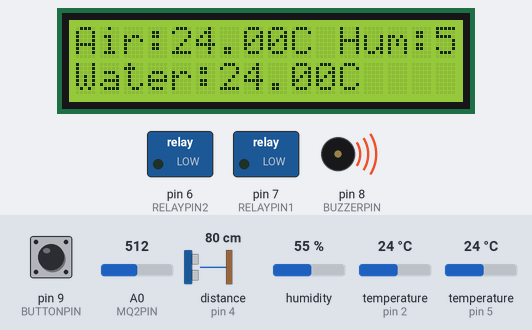
The sketch below on a simulated Arduino Uno, built with avr-gcc and run on an emulated ATmega328P. On the bench: 16×2 character LCD, switched loads named in the sketch (green lamp = pin HIGH), buzzer (waves = sounding, pin HIGH). Wiring (inferred from the names in the program): ultrasonic range finder: trigger pin 3; echo pin 4. Inputs (shaded band) come from the test bench; at power-on: pin 9 (BUTTONPIN) HIGH, temperature (sensors on pin 2, pin 5) 24 °C, distance to the obstacle (sensor on pin 4) 80 cm, A0 (MQ2PIN) = 512, humidity 55 %. The echo pulse lasts 58.3 µs per cm; the local clock reads 2024-03-15 10:24:30 at power-on unless the sketch sets it; storage starts empty; pins used as bus, display or sensor lines are not drawn; what the sketch prints to the serial monitor is not drawn.

Above: at 1.3 s.
1.4 s: pin 9 (BUTTONPIN) pulled LOW for 2.3 s
At 3.0 s:
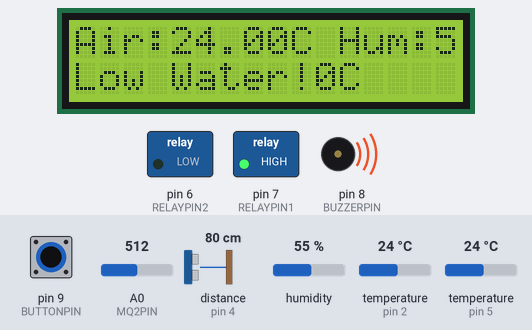
5.2 s: temperature (sensor on pin 2) set to 9 °C
14.0 s: distance to the obstacle (sensor on pin 4) set to 12 cm
16.6 s: distance to the obstacle (sensor on pin 4) set to 9 cm
At 19.0 s:
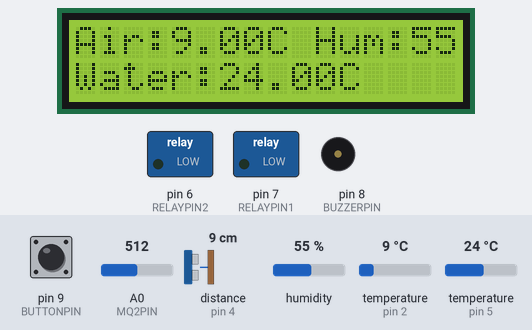
19.8 s: temperature (sensor on pin 2) set to 11 °C
At 23.1 s:
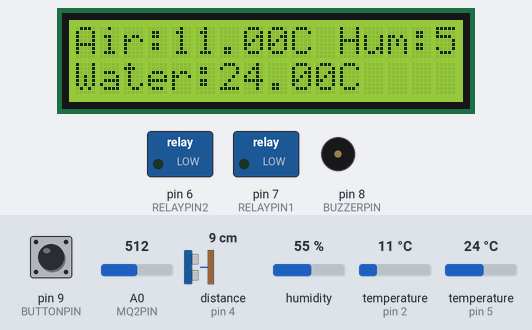
23.6 s: pin 9 (BUTTONPIN) pulled LOW for 2.3 s
At 24.4 s:
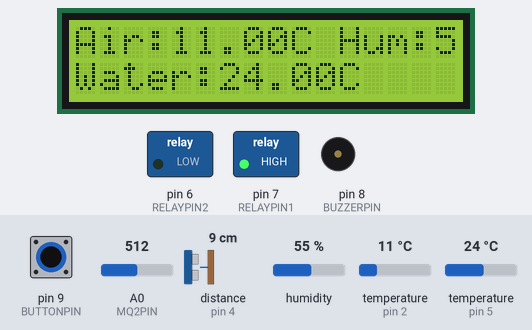
Timing chart, 0 to 35.4 s (numbered marks = the images above; inputs shaded):
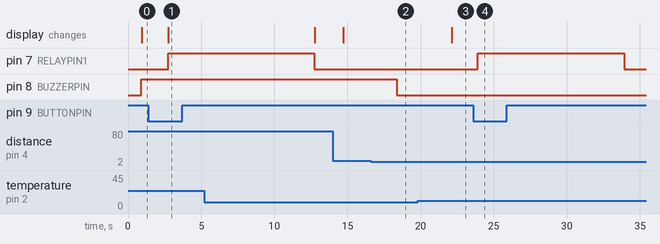

Measured:
- the behaviour switches between 11 and 10 cm on distance to the obstacle (sensor on pin 4) (found by bisection; images 1 and 2)
- the behaviour switches between 9 and 10 °C on temperature (sensor on pin 2) (found by bisection; images 2 and 3)
- after the input at 1.4 s, pin 7 (RELAYPIN1): LOW → HIGH after 1.3 s; the display: changes after 1.3 s (image 1)
- after the input at 16.6 s, pin 8 (BUZZERPIN): HIGH → LOW after 1.8 s
- after the input at 19.8 s, the display: changes after 2.3 s (image 3)
- after the input at 23.6 s, pin 7 (RELAYPIN1): LOW → HIGH after 0.32 s, → LOW 10.0 s later

The sketch:

Exploration_code.ino
```cpp
#include <DHT.h>
#include <OneWire.h>
#include <DallasTemperature.h>
#include <SD.h>
#include <Wire.h>
#include <RTClib.h>
#include <LiquidCrystal_I2C.h>

// Pin Definitions
#define DHTPIN 2
#define DHTTYPE DHT11
#define MQ2PIN A0
#define TRIGPIN 3
#define ECHOPIN 4
#define BUZZERPIN 8
#define RELAYPIN1 7
#define RELAYPIN2 6
#define WATER_TEMP_PIN 5
#define CSPIN 10
#define BUTTONPIN 9

// Sensor and Module Objects
DHT dht(DHTPIN, DHTTYPE);
OneWire oneWire(WATER_TEMP_PIN);
DallasTemperature sensors(&oneWire);
RTC_DS3231 rtc;
LiquidCrystal_I2C lcd(0x27, 16, 2);

unsigned long lastSerialTime = 0;
const unsigned long serialInterval = 2000;
int gasThreshold = 800;  // Default gas threshold
float waterLevelThreshold = 10.0; // Default water level threshold

void setup() {
  Serial.begin(9600);
  dht.begin();
  sensors.begin();
  lcd.init();
  lcd.backlight();

  // RTC Initialization
  if (!rtc.begin()) {
    Serial.println("RTC not found!");
    while (1);
  }
  rtc.adjust(DateTime(F(__DATE__), F(__TIME__)));

  // Pin Modes
  pinMode(MQ2PIN, INPUT);
  pinMode(TRIGPIN, OUTPUT);
  pinMode(ECHOPIN, INPUT);
  pinMode(BUZZERPIN, OUTPUT);
  pinMode(RELAYPIN1, OUTPUT);
  pinMode(RELAYPIN2, OUTPUT);
  pinMode(BUTTONPIN, INPUT_PULLUP);

  // SD Card Initialization
  if (!SD.begin(CSPIN)) {
    Serial.println("SD Card initialization failed!");
    while (1);
  }
  Serial.println("SD Card initialized.");
}

void loop() {
  // Read DHT11
  float h = dht.readHumidity();
  float t = dht.readTemperature();

  // Check DHT sensor
  if (isnan(h) || isnan(t)) {
    Serial.println("Error reading DHT sensor!");
    logError("DHT Sensor Error");
    return;
  }

  // Read DS18B20
  sensors.requestTemperatures();
  float waterTemp = sensors.getTempCByIndex(0);
  if (waterTemp == DEVICE_DISCONNECTED_C) {
    Serial.println("Error reading water temperature!");
    logError("Water Temp Sensor Error");
    return;
  }

  // Read MQ2
  int gasLevel = analogRead(MQ2PIN);

  // Measure Water Level
  digitalWrite(TRIGPIN, LOW);
  delayMicroseconds(2);
  digitalWrite(TRIGPIN, HIGH);
  delayMicroseconds(10);
  digitalWrite(TRIGPIN, LOW);
  float duration = pulseIn(ECHOPIN, HIGH);
  float distance = duration * 0.034 / 2;

  // Get Current Time
  DateTime now = rtc.now();

  // Gas Level Check
  if (gasLevel > gasThreshold) {
    digitalWrite(BUZZERPIN, HIGH);
    lcd.setCursor(0, 0);
    lcd.print("Gas Alert!");
    Serial.println("Warning: High gas level detected!");
  } else {
    digitalWrite(BUZZERPIN, LOW);
  }

  // Water Level Check
  if (distance > waterLevelThreshold) {
    digitalWrite(BUZZERPIN, HIGH);
    lcd.setCursor(0, 1);
    lcd.print("Low Water!");
    Serial.println("Warning: Low water level!");
  } else {
    digitalWrite(BUZZERPIN, LOW);
  }

  // Manual Pump Control
  if (digitalRead(BUTTONPIN) == LOW) {
    digitalWrite(RELAYPIN1, HIGH);
    delay(10000);  // Run pump for 10 seconds
    digitalWrite(RELAYPIN1, LOW);
  }

  // Automated Pump Control
  if (now.hour() % 12 == 0 && now.minute() == 0 && now.second() == 0) {
    digitalWrite(RELAYPIN1, HIGH);
    delay(60000);
    digitalWrite(RELAYPIN1, LOW);
  }

  // Log Data to SD Card
  logData(now, t, h, waterTemp, gasLevel, distance);

  // Display Data on LCD
  lcd.setCursor(0, 0);
  lcd.print("Air:");
  lcd.print(t);
  lcd.print("C ");
  lcd.print("Hum:");
  lcd.print(h);
  lcd.print("%");
  lcd.setCursor(0, 1);
  lcd.print("Water:");
  lcd.print(waterTemp);
  lcd.print("C ");

  // Display Data on Serial Monitor
  unsigned long currentMillis = millis();
  if (currentMillis - lastSerialTime >= serialInterval) {
    lastSerialTime = currentMillis;
    Serial.print("Timestamp: ");
    Serial.print(now.timestamp());
    Serial.print(" | Air Temp: ");
    Serial.print(t);
    Serial.print("C | Humidity: ");
    Serial.print(h);
    Serial.print("% | Water Temp: ");
    Serial.print(waterTemp);
    Serial.print("C | Gas Level: ");
    Serial.print(gasLevel);
    Serial.print(" | Water Level: ");
    Serial.print(distance);
    Serial.println(" cm");
  }

  delay(1000);
}

void logData(DateTime now, float t, float h, float waterTemp, int gasLevel, float distance) {
  File dataFile = SD.open("data.csv", FILE_WRITE);
  if (dataFile) {
    if (dataFile.size() == 0) {
      dataFile.println("Timestamp,AirTemp(C),Humidity(%),WaterTemp(C),GasLevel,WaterLevel(cm)");
    }
    dataFile.print(now.timestamp());
    dataFile.print(",");
    dataFile.print(t);
    dataFile.print(",");
    dataFile.print(h);
    dataFile.print(",");
    dataFile.print(waterTemp);
    dataFile.print(",");
    dataFile.print(gasLevel);
    dataFile.print(",");
    dataFile.println(distance);
    dataFile.close();
  } else {
    Serial.println("Error writing to SD card.");
  }
}

void logError(String error) {
  File errorFile = SD.open("error.log", FILE_WRITE);
  if (errorFile) {
    DateTime now = rtc.now();
    errorFile.print(now.timestamp());
    errorFile.print(" - ");
    errorFile.println(error);
    errorFile.close();
  }
}
```
